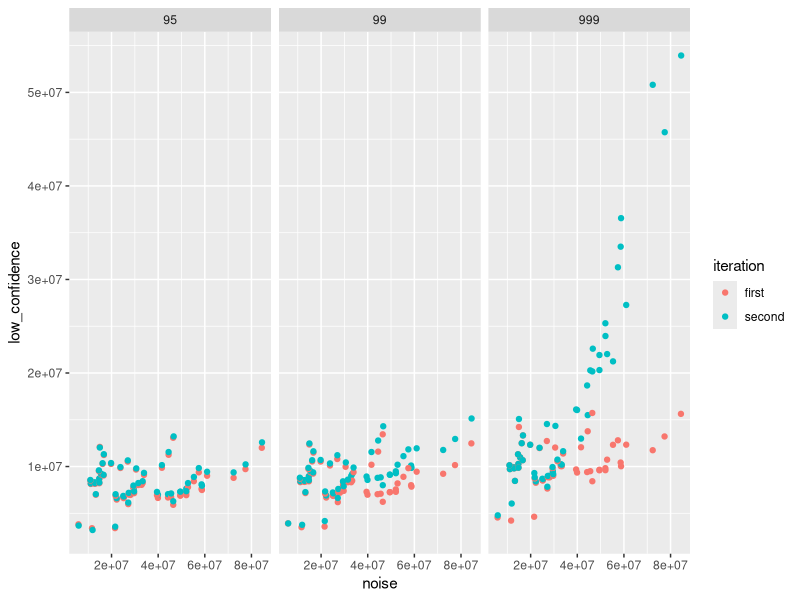
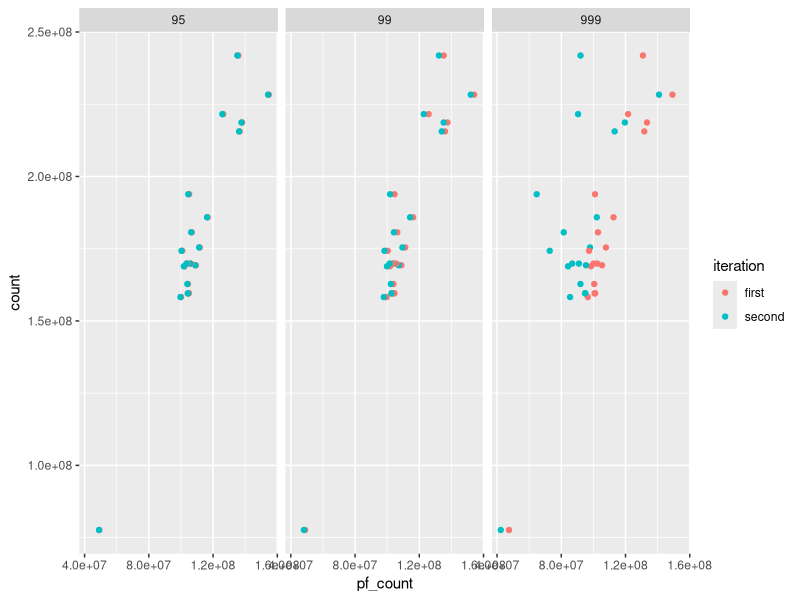

These figures' R source, in order:
#!/usr/bin/env Rscript

library(ggplot2)
library(grid)
library(gridExtra)

# base_folder = '/Users/lg/code/moonwatcher/pheniqs-split-pool/analyze/'
setwd(base_folder)

vertical_axis_text = element_text (
  angle = 90,
  family = "Monaco",
  size = rel(0.75),
  hjust=1
)

noise_and_confidence = read.table('noise_and_confidence.tsv', header=T, sep="\t")
noise_and_confidence$confidence = factor(noise_and_confidence$confidence)
noise_and_confidence$sample = factor(noise_and_confidence$sample)
noise_and_confidence$iteration = factor(noise_and_confidence$iteration)
noise_and_confidence$decoder = factor(noise_and_confidence$decoder)

barcode_noise_and_confidence = read.table('barcode_noise_and_confidence.tsv', header=T, sep="\t")
barcode_noise_and_confidence$confidence = factor(barcode_noise_and_confidence$confidence)
barcode_noise_and_confidence$sample = factor(barcode_noise_and_confidence$sample)
barcode_noise_and_confidence$iteration = factor(barcode_noise_and_confidence$iteration)
barcode_noise_and_confidence$decoder = factor(barcode_noise_and_confidence$decoder)

priors = read.table('priors.tsv', header=T, sep="\t")
priors$confidence = factor(priors$confidence)
priors$sample = factor(priors$sample)
priors$decoder = factor(priors$decoder)
priors$well = factor(priors$well)
priors$barcode = factor(priors$barcode)

overall = read.table('overall.tsv', header=T, sep="\t")
overall$confidence = factor(overall$confidence)
overall$sample = factor(overall$sample)
overall$iteration = factor(overall$iteration)

ggplot(noise_and_confidence) + geom_point(data=noise_and_confidence, aes(y = low_confidence, x = noise, color = iteration)) + facet_wrap(~confidence)
ggplot(overall) + geom_point(data=overall, aes(y = count, x = pf_count, color = iteration)) + facet_wrap(~decoder) + facet_wrap(~confidence)

overall_point = ggplot() +
geom_point(
    data=overall,
    aes(y = count, x = pf_count, color = iteration)
) + facet_grid(~confidence) +
theme (axis.text.x = vertical_axis_text)

prior_box = ggplot() +
geom_boxplot (
    data=priors,
    aes(y = prior, x = sample, color = category)
) + facet_grid(decoder~iteration) +
theme (axis.text.x = vertical_axis_text)

low_confidence_box = ggplot() +
geom_boxplot (
    data=barcode_noise_and_confidence,
    aes(y = low_confidence, x = sample, color = category)
) + facet_grid(decoder~iteration) +
theme (axis.text.x = vertical_axis_text)

noise_box = ggplot() +
geom_boxplot (
    data=barcode_noise_and_confidence,
    aes(y = noise, x = sample, color = category)
) + facet_grid(decoder~iteration) +
theme (axis.text.x = vertical_axis_text)

mean_confidence_box = ggplot() +
geom_boxplot (
    data=barcode_noise_and_confidence,
    aes(y = mean_confidence, x = sample, color = category)
) + facet_grid(decoder~iteration) +
theme (axis.text.x = vertical_axis_text)

mean_pf_confidence_box = ggplot() +
geom_boxplot (
    data=barcode_noise_and_confidence,
    aes(y = mean_pf_confidence, x = sample, color = category)
) + facet_grid(decoder~iteration) +
theme (axis.text.x = vertical_axis_text)
